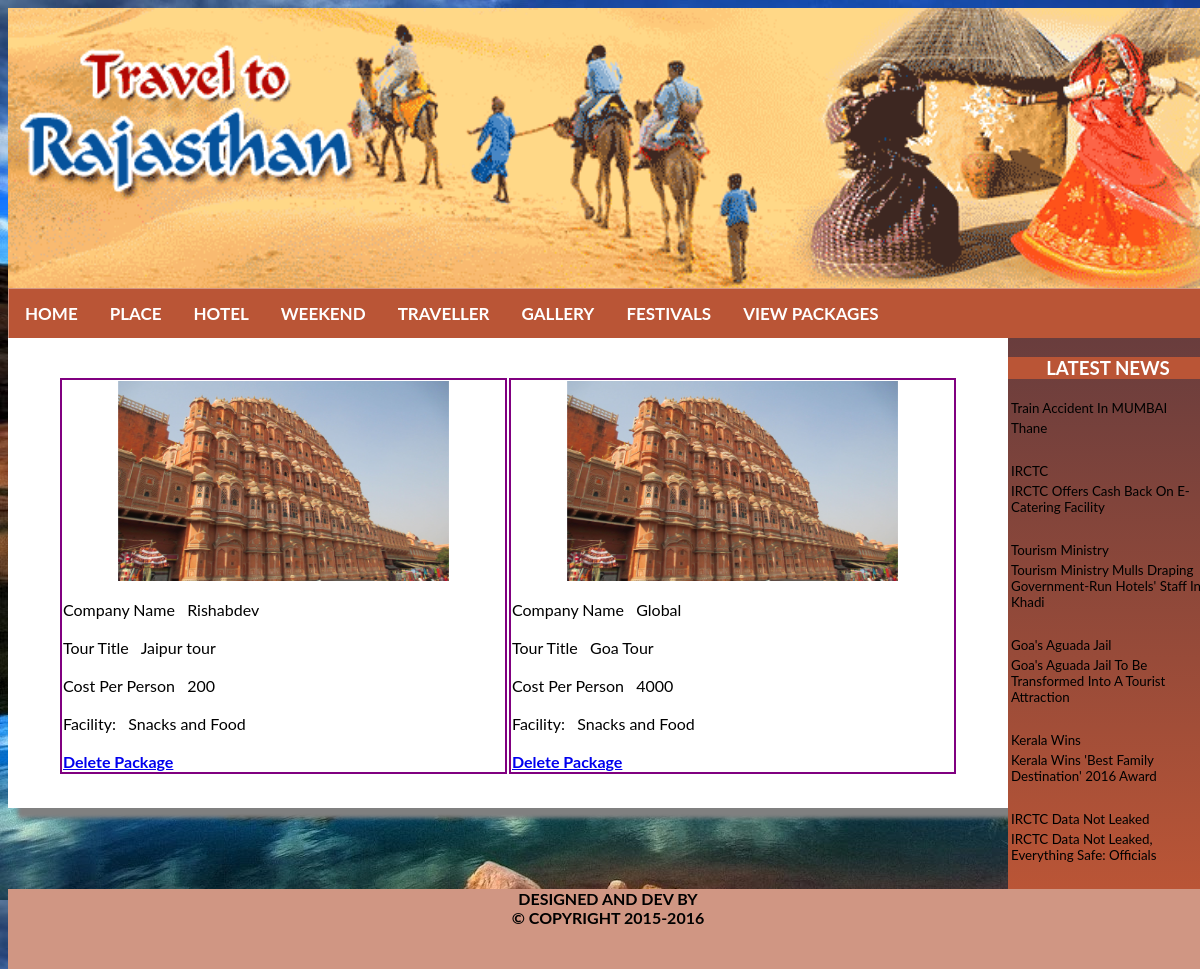
Screenshot of /tourism/user/view_tour_desc.php with the database file from the repository.
### tables this page shows
CREATE TABLE IF NOT EXISTS `tour_desc` (
  `id` int(11) NOT NULL AUTO_INCREMENT,
  `comp_name` varchar(200) NOT NULL,
  `title` varchar(200) NOT NULL,
  `cost_per` int(100) NOT NULL,
  `facility` varchar(200) NOT NULL,
  `photo` varchar(200) NOT NULL,
  `user_id` int(11) NOT NULL,
  `status` int(11) NOT NULL DEFAULT '0',
  PRIMARY KEY (`id`)
);

CREATE TABLE IF NOT EXISTS `news` (
  `id` int(200) NOT NULL AUTO_INCREMENT,
  `news_name` varchar(200) NOT NULL,
  `description` varchar(200) NOT NULL,
  `photo` varchar(200) NOT NULL,
  PRIMARY KEY (`id`)
);

### tourism/user/view_tour_desc.php (the view, shortened to what this page needs)
<?php
include('head.php');
$id=$_SESSION["idd"];
$r=mysql_query("select * from  tour_desc where user_id='$id'");
echo "<br/><br/><table border='0'  width='90%' align='center'><tr>";
while($row=mysql_Fetch_array($r))
{
echo "<td valign='top' width='33%' style='border:2px solid purple'>
<image src='tour_photo/$row[5]' height=200 width='100%'><br/><br/>
Company Name &nbsp; $row[1]<br/><br/>";
echo "Tour Title &nbsp; $row[2]<br/><br/>";
echo "Cost Per Person &nbsp; $row[3]<br/><br/>";
echo "Facility: &nbsp; $row[4]<br/><br/>
<a href='delete_package.php?a=$row[0]' style='font-weight:Bold;'>Delete Package</a></td>";
}
?>
</table>
<?php
	include('footer.php');
?>

### tourism/user/footer.php (shortened to what this page needs)
	</div>
					<div id='left'>
						<h3 style='background:#BA5536;color:white' ><center>LATEST NEWS</center></h3>
				<marquee direction='up' scrollamount=6>
					<table height='400px'>
						<?php
							$r=mysql_Query("select * from news");
						while($row=mysql_Fetch_array($r))
							{
								echo "<tr><td style='text-transform:capitalize;
								font-size:10pt'>",$row[1],"</td></tr>";
								echo "<tr><td style='text-transform:capitalize;
								font-size:10pt'>",$row[2],"</td></tr>";
								echo "<tr><td>&nbsp;</td></tr>";
							}
						?>
						</table>
					</marquee>
					</div>
	<div id='footer'>
			DESIGNED AND DEV BY</br>
			&copy; COPYRIGHT 2015-2016
		</div>
	</div>
</body>
</html>

### tourism/user/css/style.css (style rules this page uses)
body { background:url(../images/100.jpg); }
#left { height:auto; width:200px; background:-webkit-linear-gradient(#693D3D,#BA5536); float:right; }
#footer { clear:both; width:1200px; height:80px; background:#D09683; color:black; text-align:center; font-weight:Bold; }

### tourism/user/head.php (style rules this page uses)
body { font-family: "Lato", sans-serif; }

### rows the page displays
tour_desc: photo (picture), comp_name "Rishabdev", title "Jaipur tour", cost_per "200", facility "Snacks and Food"
tour_desc: photo (picture), comp_name "Global", title "Goa Tour", cost_per "4000", facility "Snacks and Food"
news: news_name "Train Accident In MUMBAI", description "Thane"
news: news_name "IRCTC", description "IRCTC Offers Cash Back On E-Catering Facility"
news: news_name "Tourism Ministry", description "Tourism Ministry Mulls Draping Government-Run Hotels' Staff In Khadi"
news: news_name "Goa's Aguada Jail", description "Goa's Aguada Jail To Be Transformed Into A Tourist Attraction"
news: news_name "Kerala Wins", description "Kerala Wins 'Best Family Destination' 2016 Award"
news: news_name "IRCTC Data Not Leaked", description "IRCTC Data Not Leaked, Everything Safe: Officials"
